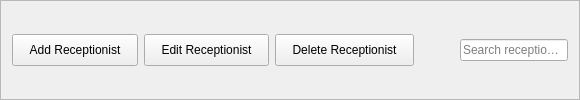
             <widget class="QFrame" name="receptionistActionsFrame">
              <property name="frameShape">
               <enum>QFrame::Shape::StyledPanel</enum>
              </property>
              <property name="frameShadow">
               <enum>QFrame::Shadow::Raised</enum>
              </property>
              <layout class="QHBoxLayout" name="horizontalLayout_7">
               <item>
                <widget class="QPushButton" name="addReceptionistBtn">
                 <property name="styleSheet">
                  <string notr="true">padding: 8px 16px;</string>
                 </property>
                 <property name="text">
                  <string>Add Receptionist</string>
                 </property>
                </widget>
               </item>
               <item>
                <widget class="QPushButton" name="editReceptionistBtn">
                 <property name="styleSheet">
                  <string notr="true">padding: 8px 16px;</string>
                 </property>
                 <property name="text">
                  <string>Edit Receptionist</string>
                 </property>
                </widget>
               </item>
               <item>
                <widget class="QPushButton" name="deleteReceptionistBtn">
                 <property name="styleSheet">
                  <string notr="true">padding: 8px 16px;</string>
                 </property>
                 <property name="text">
                  <string>Delete Receptionist</string>
                 </property>
                </widget>
               </item>
               <item>
                <spacer name="horizontalSpacer_5">
                 <property name="orientation">
                  <enum>Qt::Orientation::Horizontal</enum>
                 </property>
                 <property name="sizeHint" stdset="0">
                  <size>
                   <width>40</width>
                   <height>20</height>
                  </size>
                 </property>
                </spacer>
               </item>
               <item>
                <widget class="QLineEdit" name="receptionistSearchBox">
                 <property name="placeholderText">
                  <string>Search receptionists...</string>
                 </property>
                </widget>
               </item>
              </layout>
             </widget>
